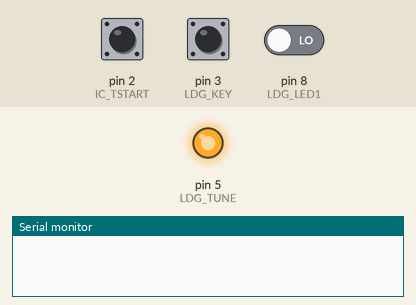
A sketch run on a simulated Arduino Uno, built with avr-gcc and run on an emulated ATmega328P. Shown: output pins drawn as LEDs (lit = HIGH), the last lines printed to the serial monitor. Dashed ring = blinking. The inputs (shaded band) are chosen by the test bench; at power-on: pin 2 (IC_TSTART) HIGH, pin 8 (LDG_LED1) LOW, pin 3 (LDG_KEY) HIGH.

Above: at 1.2 s.
1.3 s: pin 2 (IC_TSTART) pulled LOW for 0.15 s
At 4.7 s:
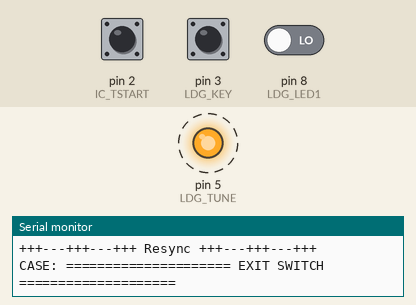
6.0 s: pin 2 (IC_TSTART) pulled LOW for 1 s
At 8.3 s:
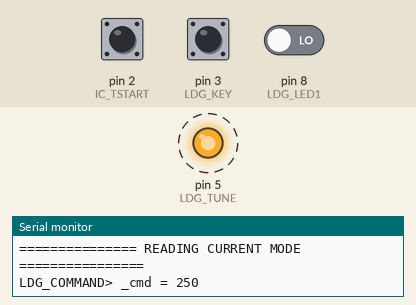
10.0 s: pin 8 (LDG_LED1) driven HIGH
At 10.39 s:
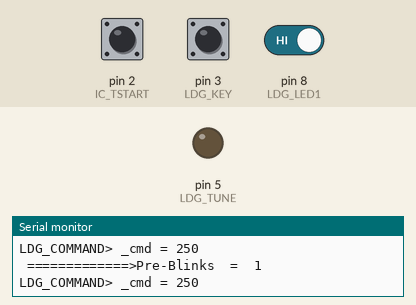
13.0 s: pin 2 (IC_TSTART) pulled LOW for 3.2 s
At 18.9 s:
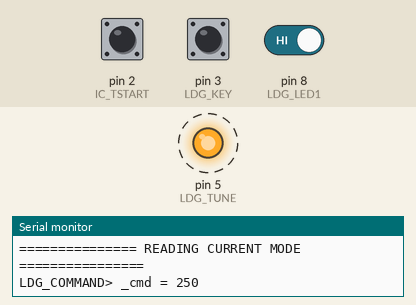
Timing chart, 0 to 20.2 s (numbered marks = the images above; inputs shaded):
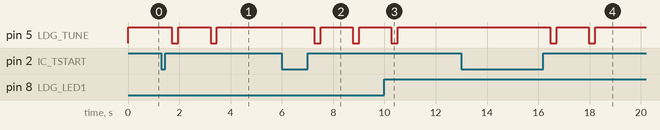

Measured:
- after the input at 1.3 s, pin 5 (LDG_TUNE): alternates HIGH for 1.3 s and LOW for 0.25 s, 4 changes in all, then stays HIGH, starting after 0.42 s
- after the input at 6.0 s, pin 5 (LDG_TUNE): alternates HIGH for 1.3 s and LOW for 0.25 s, starting after 1.3 s
- after the input at 10.0 s, pin 5 (LDG_TUNE): HIGH → LOW after 0.27 s, → HIGH 0.25 s later
- after the input at 13.0 s, pin 5 (LDG_TUNE): alternates HIGH for 1.3 s and LOW for 0.25 s, starting after 3.5 s

The sketch:

TUNER_INTERFACE2.ino
```cpp
#include <PinChangeInt.h>
//#include <PinChangeIntConfig.h>

#define IC_TSTART 2  //Must be pin 2 or 3 for hardware interrupts 0,1
#define IC_TKEY 4
#define LDG_TUNE 5
#define LDG_KEY 3   //Must be pin 2 or 3 for hardware interrupts 0,1
#define LDG_LED1 8  //Pins 8-13 share an interrupt vector - used to monitor status of tune
#define led 13

volatile unsigned long pulse;
volatile unsigned long low_trig;
volatile unsigned long high_trig;
volatile bool trigd =  false;
volatile int LDG_LED1_Blinks = 0;

#define DISABLE 0
#define ENABLE 1
#define TUNE 2
int mode_req;
volatile int mode_actual = DISABLE;
volatile int mode_prev;
volatile bool LDG_KEY_ACTIVE;


/* LDG Tuning Modes - determined by milliseconds TUNE is held for*/
#define TOGGLE 250      // < 0.5 sec
#define MEMO_TUNE 1500  // 0.5 to 2.5 sec
#define FULL_TUNE 3000  // > 2.5 sec

/*  Select either MEMO_TUNE or FULL_TUNE for the ACTIVE_TUNE_MODE*/
int ACTIVE_TUNE_MODE = FULL_TUNE;

void SET_IC_TKEY(bool active)
{
  if(active)
  {
   digitalWrite(IC_TKEY, LOW);
   pinMode(IC_TKEY, OUTPUT);
  }
  else
  {
   digitalWrite(IC_TKEY, LOW);
   pinMode(IC_TKEY, INPUT); // This is actually an OUTPUT - but set as an INPUT for HIGH-Z when not active
  }
}

void setup() {
  // put your setup code here, to run once:

  pinMode(IC_TSTART, INPUT_PULLUP);
  //pinMode(IC_TKEY, INPUT);  // This is actually an OUTPUT - but set as an INPUT for HIGH-Z when not active
  SET_IC_TKEY(false);
  pinMode(LDG_TUNE, OUTPUT);
  pinMode(LDG_KEY, INPUT_PULLUP);
  pinMode(LDG_LED1, INPUT);

  /////////  pinMode(9, INPUT_PULLUP);  //testing


  LDG_KEY_ACTIVE = !(digitalRead(LDG_KEY));
  digitalWrite(LDG_TUNE, HIGH);
  //  digitalWrite(IC_TKEY, HIGH);

  attachInterrupt(digitalPinToInterrupt(IC_TSTART), pulseLow, FALLING);
  //attachInterrupt(digitalPinToInterrupt(LDG_KEY), ldgLow, LOW);
  attachInterrupt(digitalPinToInterrupt(LDG_KEY), ldgChange, CHANGE);

  PCintPort::attachInterrupt(LDG_LED1, LDG_LED1_INT, RISING); // attach a PinChange Interrupt to our pin on the rising edge

  Serial.begin(115200);
}

void LDG_LED1_INT()
{
  LDG_LED1_Blinks++;
}


void pulseLow(){
  pulse = 0;
  low_trig = millis();
  attachInterrupt(digitalPinToInterrupt(IC_TSTART), pulseHigh, RISING);
}

void pulseHigh(){
  trigd = true;
  high_trig = millis();
  pulse =(unsigned long) high_trig - low_trig;  // unsigned casting redundant, but forces unsigned math, which prevents rollover errors
  attachInterrupt(digitalPinToInterrupt(IC_TSTART), pulseLow, FALLING);
}

void ldgLow(){
  Serial.println("LDG_KEY LOW Interrpt");
  Serial.println(mode_actual);
  LDG_KEY_ACTIVE = true;
  //mode_prev = mode_actual;
  if(mode_actual == ENABLE)
  {
    //mode_actual = TUNE;
    SET_IC_TKEY(true);
  }
  attachInterrupt(digitalPinToInterrupt(LDG_KEY), ldgHigh, HIGH);
}

void ldgHigh(){
  Serial.println("LDG_KEY HIGH Interrpt");
  LDG_KEY_ACTIVE = false;
  //mode_actual = mode_prev;
  SET_IC_TKEY(false);
  attachInterrupt(digitalPinToInterrupt(LDG_KEY), ldgLow, LOW);
}

void ldgChange(){

  int state = digitalRead(LDG_KEY);

  if(state == LOW){
    Serial.println("LDG_KEY LOW Interrpt");
    Serial.println(mode_actual);
    LDG_KEY_ACTIVE = true;
    //mode_prev = mode_actual;
    if(mode_actual == ENABLE)
    {
        //mode_actual = TUNE;
        SET_IC_TKEY(true);
    }
  }
  else{
    Serial.println("LDG_KEY HIGH Interrpt");
    LDG_KEY_ACTIVE = false;
    //mode_actual = mode_prev;
    SET_IC_TKEY(false);
  }

}

void LDG_command(int _cmd){
  Serial.print("LDG_COMMAND> _cmd = ");
  Serial.println(_cmd);
      delay(250);
      digitalWrite(LDG_TUNE, LOW);
      delay(_cmd);
      digitalWrite(LDG_TUNE, HIGH);
      delay(250);
}

int getLDG_Mode(){
  int inverse_mode;
  int _blinks;
  Serial.println("=============== READING CURRENT MODE ================");
  LDG_LED1_Blinks = 0;
  LDG_command(TOGGLE);
  delay(250);
  delay(250);
  delay(250);
  _blinks = LDG_LED1_Blinks;

  Serial.print(" =============>Pre-Blinks  =  ");
  Serial.println(LDG_LED1_Blinks);
  if(_blinks == 1) inverse_mode = ENABLE;
  else if(_blinks == 3) inverse_mode = DISABLE;
  else return -1;

  LDG_LED1_Blinks = 0;
  LDG_command(TOGGLE);
  delay(250);
  delay(250);
  delay(250);
  _blinks = LDG_LED1_Blinks;
  Serial.print(" =============>Actual-Blinks  =  ");
  Serial.println(LDG_LED1_Blinks);
  if(_blinks == 1) return ENABLE;
  else if(_blinks == 3) return DISABLE;
  else return -1;


}

void performResync(){
  Serial.println("+++---+++---+++ Resync +++---+++---+++");
 pinMode(IC_TSTART, INPUT);
 delay(100);
 pinMode(IC_TSTART, INPUT_PULLUP);
 mode_actual = DISABLE;
}

//bool valid = false;
void loop() {
  // put your main code here, to run repeatedly:

///////   if(digitalRead(9) == LOW) performResync();  //testing


 if(trigd && pulse > 55)
 {
   Serial.print("                                                                Triggered Pulse Value:   ");
   Serial.println(pulse);
    if(pulse > 55 && pulse < 85)
    {
      mode_req = DISABLE;
     // valid = true;
      Serial.println(" ####################   MODE REQ DISABLE");
    }
    else if (pulse > 475 & pulse < 525)
    {
      mode_req = TUNE;
     // valid = true;
      Serial.println(" $$$$$$$$$$$$$$$$$$$ MODE REQ ENABLE/TUNE");
    }

    trigd = false;


    //if(valid){
    //  valid = false;
   // detachInterrupt(digitalPinToInterrupt(IC_TSTART));
      Serial.println("CASE: ---------------------- ENTER SWITCH --------------------------");
    switch(mode_req)
    {
      case DISABLE:

      mode_actual = getLDG_Mode();
      if(mode_actual == -1)
      {
        mode_actual = getLDG_Mode();
      }
      if(mode_actual == -1)
      {
        performResync();
        break;
      }

        if(mode_actual == ENABLE)
        {
          Serial.println("CASE: DISABLE> MODE IS ENABLE");
          // Wait for TUNE to finish, or abort tune (if possible?) by immediately sending disable pulse to LDG //
          while(LDG_KEY_ACTIVE)
          {
            Serial.println("LDG_KEY is ACTIVE - awaiting TUNE to complete...");
            delay(250);
          }
          // Send disable pulse to LDG //
          LDG_command(TOGGLE);
          mode_actual = DISABLE;
          Serial.println("CASE: DISABLE> MODE CHANGED TO DISABLE");
        }
        /*
        else if(mode_actual == TUNE)
        {
          Serial.println("CASE: DISABLE> MODE IS TUNE");
          // Wait for TUNE to finish, or abort tune (if possible?) by immediately sending disable pulse to LDG //
          while(LDG_KEY_ACTIVE)
          {
            Serial.println("Awaiting TUNE to complete...");
            delay(250);
          }
          LDG_command(TOGGLE);
          mode_actual = DISABLE;
          Serial.println("CASE: DISABLE> MODE CHANGED TO DISABLE");

        }*/
        else if(mode_actual == DISABLE) Serial.println("CASE: DISABLE> MODE IS ALREADY DISABLE");
        else {
          Serial.print("CASE: DISABLE> Exception: MODE IS = ");
          Serial.print(mode_actual);
        }


        break;
      case ENABLE:  /* NOT CURRENTLY USING THIS MODE )*/
        if(mode_actual == DISABLE)
        {
          // Send enable pulse to LDG (if using enable/disable logic) //
          LDG_command(TOGGLE);
          mode_actual == ENABLE;

          // Send TUNE Request to LDG? (does ICOM differentiate ENABLE from TUNE?) //
          mode_req = TUNE;

        }

        break;
      case TUNE:
      mode_actual = getLDG_Mode();
      if(mode_actual == -1) //If error - try again
      {
        mode_actual = getLDG_Mode();
      }
      if(mode_actual == -1) //If second error - goto resync routine
      {
        performResync();
        break;
      }
      Serial.print("CASE: TUNE>>>>>> actual mode: ");
      Serial.println(mode_actual);


        if(mode_actual == DISABLE) /* FIRST ENABLE TUNER*/
        {
          Serial.println("CASE: TUNE> MODE IS CURRENTLY DISABLE");
          // Send enable pulse to LDG (if using enable/disable logic) //
          LDG_command(TOGGLE);
          mode_actual = ENABLE;
          Serial.println("CASE: TUNE> MODE CHANGED TO ENABLE");

        }

        if(mode_actual == ENABLE) /* SEND TUNE REQUEST*/
        {
          Serial.println("CASE: TUNE> MODE IS CURRENTLY ENABLE");
          // Send TUNE Request to LDG - Uncomment type of tuning desired //
          //LDG_command(FULL_TUNE);
          //LDG_command(MEMO_TUNE);
          LDG_command(ACTIVE_TUNE_MODE);
          Serial.println("CASE: TUNE> TUNE HAS NOW BEEN ISSUED");
        }

        break;
      default:
        break;
    }
    Serial.println("CASE: ===================== EXIT SWITCH ====================");
  // attachInterrupt(digitalPinToInterrupt(IC_TSTART), pulseLow, FALLING);
  //}
 }


}
```
